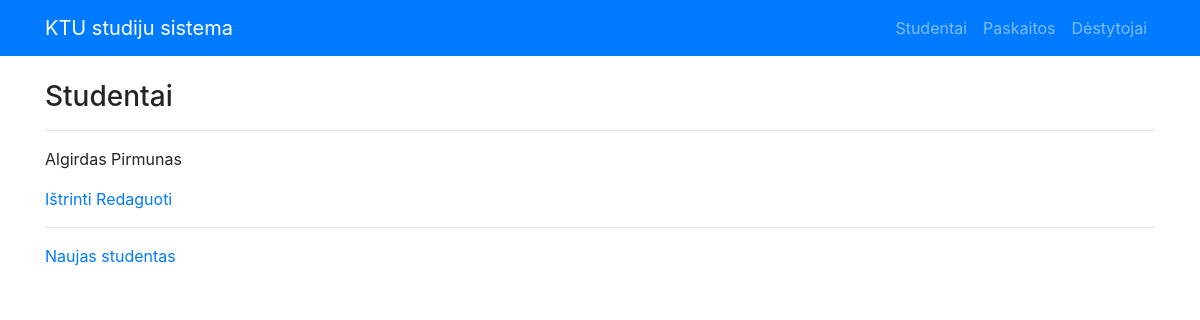
The app's page /studentai, older data.
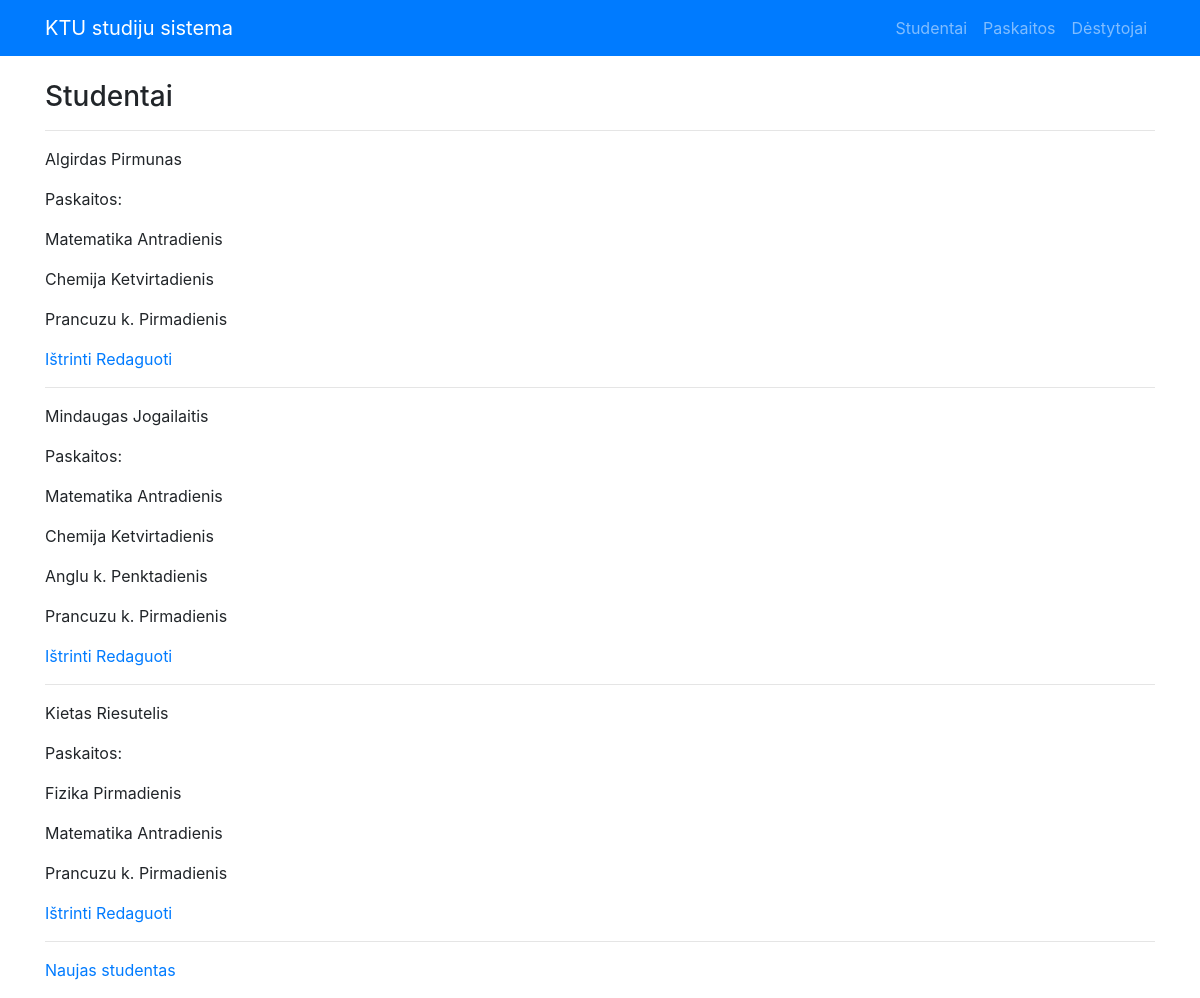
The same page, newer data.
### app.py (models this page shows)
class Studentas(db.Model):
    __tablename__ = "studentas"
    id = db.Column(db.Integer, primary_key=True)
    vardas = db.Column("Vardas", db.String)
    pavarde = db.Column("Pavardė", db.String)
    paskaitos = db.relationship(
        "Paskaita", secondary=association_table, back_populates="studentai"
    )

class Paskaita(db.Model):
    __tablename__ = "paskaita"
    id = db.Column(db.Integer, primary_key=True)
    vardas = db.Column("Vardas", db.String)
    savaites_diena = db.Column("Savaites diena", db.String)
    studentai = db.relationship(
        "Studentas", secondary=association_table, back_populates="paskaitos"
    )
    destytojas_id = db.Column(db.Integer, db.ForeignKey("destytojas.id"))
    destytojas = db.relationship(
        "Destytojas", cascade="all, delete", passive_deletes=True
    )

### app.py (the view)
@app.route("/studentai")
def students():
    try:
        visi_studentai = Studentas.query.all()
    except:
        visi_studentai = []
    return render_template("studentai.html", visi_studentai=visi_studentai)

### templates/studentai.html
{% extends "base.html" %}
{% block content %}
<h3>Studentai</h3>
{% if visi_studentai %}
{% for studentas in visi_studentai %}
<hr>
<p>{{studentas.vardas}} {{studentas.pavarde}}</p>
{% if studentas.paskaitos %}
<p>Paskaitos:</p>
{% for paskaita in studentas.paskaitos %}
<p>{{paskaita.vardas}} {{paskaita.savaites_diena}}</p>
{% endfor %}
{% endif %}
<a href="{{ url_for('delete_student', id=studentas['id']) }}">Ištrinti</a>
<a href="{{ url_for('student_update', id=studentas['id']) }}">Redaguoti</a>
{% endfor %}
{% endif %}
<hr>
<p><a href="{{ url_for('new_student')}}">Naujas studentas</a></p>
{% endblock %}

Row changes from the older to the newer data that the page shows:
shown differently, row unchanged: Studentas "Algirdas": now shows "Paskaitos:"
added Paskaita: vardas "Matematika", savaites_diena "Antradienis"
added Paskaita: vardas "Chemija", savaites_diena "Ketvirtadienis"
added Paskaita: vardas "Prancuzu k.", savaites_diena "Pirmadienis"
added Studentas: vardas "Mindaugas", pavarde "Jogailaitis"
added Paskaita: vardas "Anglu k.", savaites_diena "Penktadienis", shown under "Mindaugas"
added Studentas: vardas "Kietas", pavarde "Riesutelis"
added Paskaita: vardas "Fizika", savaites_diena "Pirmadienis", shown under "Kietas"
